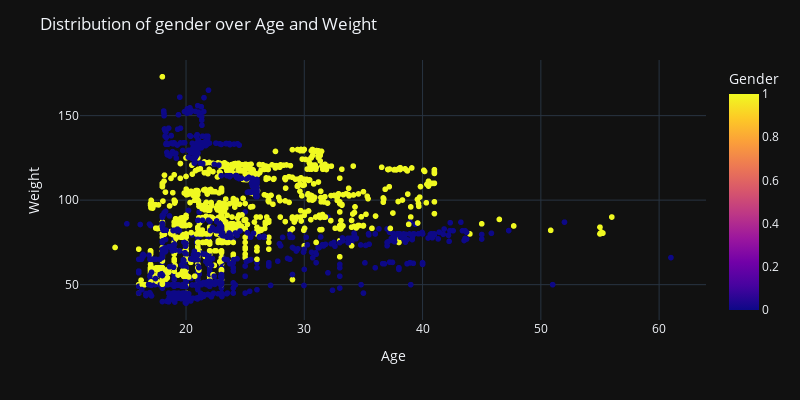

The code cell stored with this chart in its notebook:
### Code cell
import plotly.express as px
fig = px.scatter(data_encoded,x="Age",y="Weight",color="Gender")
fig.update_layout(
    title="Distribution of gender over Age and Weight",
    xaxis_title="Age",
    yaxis_title="Weight",
    template="plotly_dark",
    height=400,
    width=800
)
fig.show()

### Figure 1 — Plotly figure (JSON) as saved in the notebook; plotly's stock layout.template omitted (floating-point values rounded to 4 significant figures; data arrays with more than 128 entries replaced by an {"elided": "..."} marker saying what was removed)
{"data": [{"hovertemplate": "Age=%{x}<br>Weight=%{y}<br>Gender=%{marker.color}<extra></extra>", "legendgroup": "", "marker": {"color": {"elided": "2111 int values"}, "coloraxis": "coloraxis", "symbol": "circle"}, "mode": "markers", "name": "", "showlegend": false, "type": "scattergl", "x": {"elided": "2111 float values"}, "xaxis": "x", "y": {"elided": "2111 float values"}, "yaxis": "y"}], "layout": {"coloraxis": {"colorbar": {"title": {"text": "Gender"}}, "colorscale": [[0, "#0d0887"], [0.1111, "#46039f"], [0.2222, "#7201a8"], [0.3333, "#9c179e"], [0.4444, "#bd3786"], [0.5556, "#d8576b"], [0.6667, "#ed7953"], [0.7778, "#fb9f3a"], [0.8889, "#fdca26"], [1, "#f0f921"]]}, "height": 400, "legend": {"tracegroupgap": 0}, "margin": {"t": 60}, "title": {"text": "Distribution of gender over Age and Weight"}, "width": 800, "xaxis": {"anchor": "y", "domain": [0, 1], "title": {"text": "Age"}}, "yaxis": {"anchor": "x", "domain": [0, 1], "title": {"text": "Weight"}}}}
